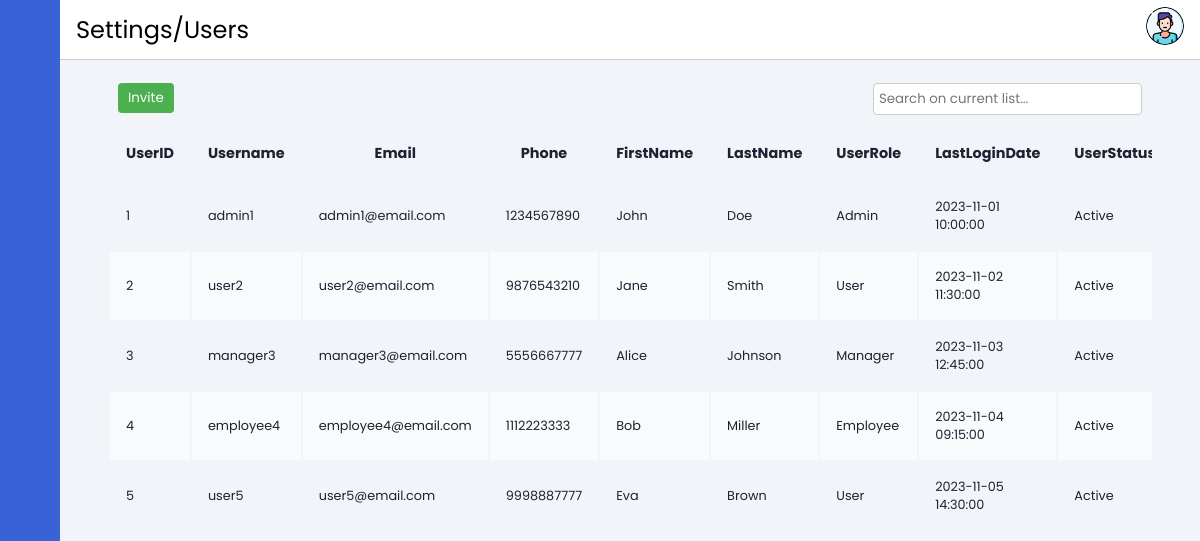
/layout/settings-user.php, run on the app's committed database.
### tables this page shows
CREATE TABLE IF NOT EXISTS User (
    UserID INT AUTO_INCREMENT PRIMARY KEY,
    CompanyID INT,
    Username VARCHAR(50) NOT NULL,
    Password VARCHAR(255) NOT NULL,
    Email VARCHAR(255),
    Phone VARCHAR(20),
    FirstName VARCHAR(50),
    LastName VARCHAR(50),
    UserRole VARCHAR(50),
    LastLoginDate DATETIME,
    UserStatus VARCHAR(20),
    FOREIGN KEY (CompanyID) REFERENCES Company(CompanyID)
);

### layout/settings-user.php (the view, shortened to what this page needs)
<?php
include '../contain/header.php';
include("../database/database-connect.php");
$sqlAllUsers = "SELECT * FROM User";
$resultAllUsers = $conn->query($sqlAllUsers);
$allUsers = $resultAllUsers->fetch_all(MYSQLI_ASSOC);
?>
<div class="main-content">
    <?php
    include '../contain/horizontal-bar.php';
    ?>
    <main>
        <div class="button-and-search">
            <form method="POST">
                <button name="createUser">Invite</button>
            </form>
            <input type="text" id="searchInput" placeholder="Search on current list..." onkeyup="searchTable()">
        </div>
        <div class="table-responsive">
            <table id="myTable" class="table-container" style="width:100%">
                <thead>
                    <tr>
                        <th>UserID</th>
                        <th>Username</th>
                        <th>Email</th>
                        <th>Phone</th>
                        <th>FirstName</th>
                        <th>LastName</th>
                        <th>UserRole</th>
                        <th>LastLoginDate</th>
                        <th>UserStatus</th>
                    </tr>
                </thead>
                <tbody id="tableBody">
                    <?php if (empty($allUsers)): ?>
                        <tr>
                            <td colspan="10">No data available.</td>
                        </tr>
                    <?php else: ?>
                        <?php foreach ($allUsers as $user): ?>
                            <tr>
                                <td><?= $user['UserID'] ?></td>
                                <td><?= $user['Username'] ?></td>
                                <td><?= $user['Email'] ?></td>
                                <td><?= $user['Phone'] ?></td>
                                <td><?= $user['FirstName'] ?></td>
                                <td><?= $user['LastName'] ?></td>
                                <td><?= $user['UserRole'] ?></td>
                                <td><?= $user['LastLoginDate'] ?></td>
                                <td><?= $user['UserStatus'] ?></td>
                            </tr>
                        <?php endforeach; ?>
                    <?php endif; ?>
                </tbody>
            </table>
        </div>
    </main>
</div>
</body>
</html>

### css/style.css (style rules this page uses)
main { margin-top: 4vh; min-height: 90vh; padding: 1rem 3rem; }
th, td { font-size: .9rem; padding: 1rem 1rem; color: var(--color-dark); }
td { font-size: .8rem; }
tbody tr:nth-child(even) { background: #f9fafc; }
.table-responsive { overflow-x: auto; }
.button-and-search { display: flex; justify-content: space-between; padding: 10px; }
.button-and-search button, .add-entry-btn, .table-container td:last-child button { padding: 5px 10px; background-color: #4CAF50; color: white; border: none; border-radius: 4px; cursor: pointer; }
.button-and-search input { padding: 5px; border: 1px solid #ccc; border-radius: 4px; }

### css/header.css (style rules this page uses)
:root { --main-color: #3A62D7; --color-dark: #1D2231; --text-grey: #8390A2; }
* { font-family: 'Poppins', sans-serif; margin: 0; padding: 0; text-decoration: none; list-style-type: none; box-sizing: border-box; }
body { background: #f1f5f9; }
.main-content { position: relative; margin-left: 240px; transition: margin-left 500ms; }
@media only screen and (max-width: 1200px) { .main-content { margin-left: 60px; } }

### data on the page
user: UserID "1", Username "admin1", Email "admin1@email.com", Phone "1234567890", FirstName "John", LastName "Doe", UserRole "Admin", LastLoginDate "2023-11-01 10:00:00", UserStatus "Active"
user: UserID "2", Username "user2", Email "user2@email.com", Phone "9876543210", FirstName "Jane", LastName "Smith", UserRole "User", LastLoginDate "2023-11-02 11:30:00", UserStatus "Active"
user: UserID "3", Username "manager3", Email "manager3@email.com", Phone "5556667777", FirstName "Alice", LastName "Johnson", UserRole "Manager", LastLoginDate "2023-11-03 12:45:00", UserStatus "Active"
user: UserID "4", Username "employee4", Email "employee4@email.com", Phone "1112223333", FirstName "Bob", LastName "Miller", UserRole "Employee", LastLoginDate "2023-11-04 09:15:00", UserStatus "Active"
user: UserID "5", Username "user5", Email "user5@email.com", Phone "9998887777", FirstName "Eva", LastName "Brown", UserRole "User", LastLoginDate "2023-11-05 14:30:00", UserStatus "Active"

### other printed values
$pathtitle "Settings/Users"
